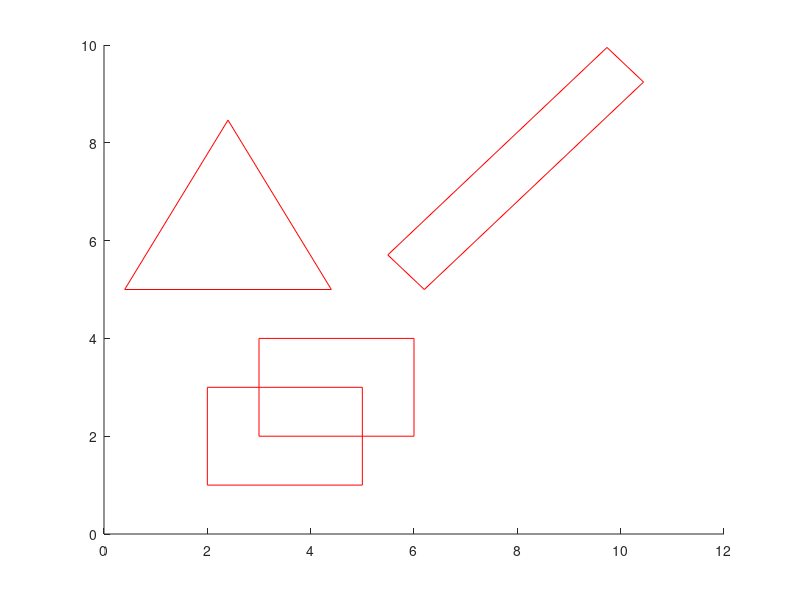

This chart was generated by the following MATLAB code:
%% Brooks's problem environment
clear;
clc;
close all;
tri = [0.4 5;4.4 5;2.4 5+4*sqrt(3)/2];
tri = [tri;tri(1,:)];
hold on;
for i = 1:3
    plot(tri(i:i+1,1),tri(i:i+1,2),'r-');
end
rec1 = [2 1;2 3;5 3;5 1];
rec1 = [rec1;rec1(1,:)];
for i = 1:4
    plot(rec1(i:i+1,1),rec1(i:i+1,2),'r-');
end
rec2 = [3 2;3 4;6 4;6 2];
rec2 = [rec2;rec2(1,:)];
for i = 1:4
    plot(rec2(i:i+1,1),rec2(i:i+1,2),'r-');
end
rec3 = [6.2 5;6.2+6*sqrt(2)/2 5+6*sqrt(2)/2;6.2+6*sqrt(2)/2-sqrt(2)/2 5+6*sqrt(2)/2+sqrt(2)/2;6.2-sqrt(2)/2 5+sqrt(2)/2];
rec3 = [rec3;rec3(1,:)];
for i = 1:4
    plot(rec3(i:i+1,1),rec3(i:i+1,2),'r-');
end
